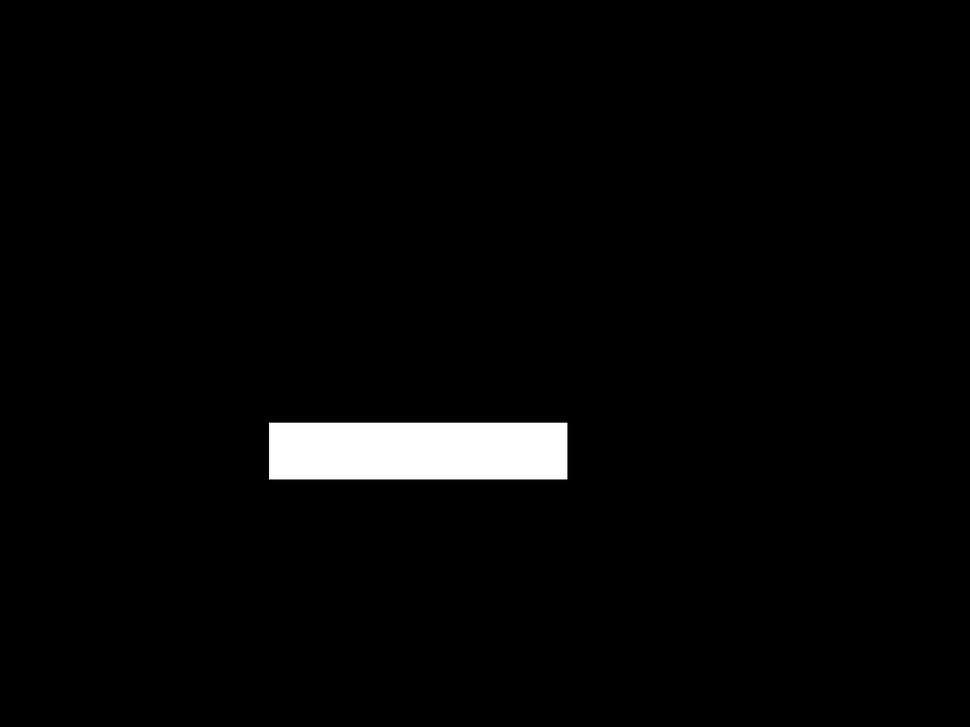
%> input picture PlateGeneration/back_mask_slam447.png, 970 x 727 px, shrunk from 2048 x 1536 before the run
$ octave detection_test.m   (GNU Octave 9; MATLAB toolbox functions it lacks are replaced by stand-ins)
%> lines starting %> are read from the running program, lines starting %| are printed output that depends on the picture
clear all;
image = imread('back_mask_slam447.png');
%> image is the input picture: size 727x970x3 uint8; min 0, max 255, mean 6.1
figure(1);


s = regionprops(image,'centroid');
%> s = 255 regions; first 5, Centroid: [272.3 451 2], [568.7 461 2], [0 0 0], [441.5 426 2], [418.5 482 2]
centroids = cat(1,s.Centroid);
%> centroids = 255 rows, first 12: [272.3 451 2; 568.7 461 2; 0 0 0; 441.5 426 2; 418.5 482 2; 0 0 0; 0 0 0; 0 0 0; 0 0 0; 0 0 0; 269 451.5 2; 269 451.5 2]
imshow(image)
hold on
plot(centroids(:,1),centroids(:,2),'b*')
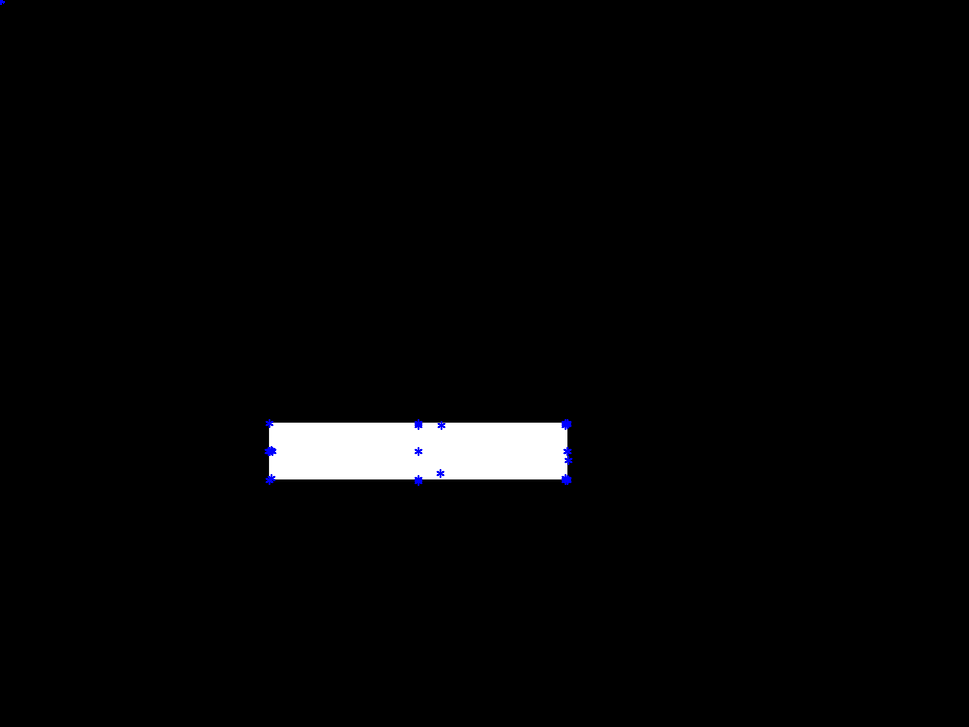
%> figure redrawn from the program's plot data
hold off
